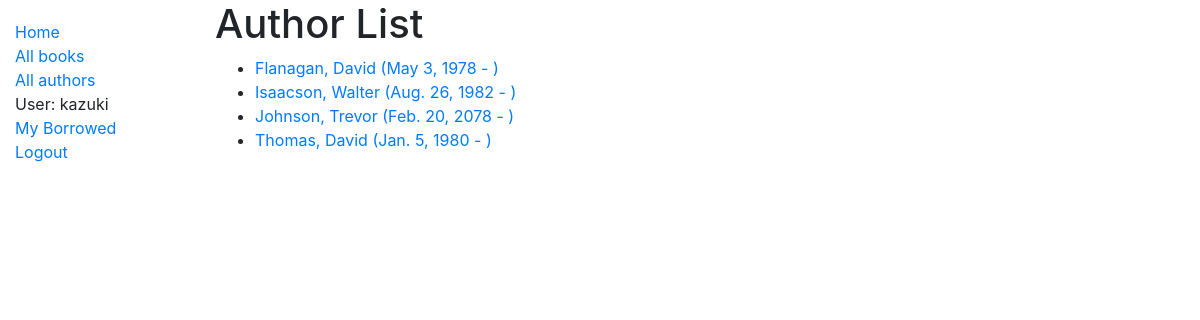
Screenshot of /catalog/authors/ (signed in) with the database file from the repository.
### catalog/models.py (models this page shows)
class Author(models.Model):
    first_name = models.CharField(max_length=100)
    last_name = models.CharField(max_length=100)
    date_of_birth = models.DateField(null=True, blank=True)
    date_of_death = models.DateField('died', null=True, blank=True)
    class Meta:
        ordering = ['last_name', 'first_name']
    def get_absolute_url(self):
        return reverse('author-detail', args=[str(self.id)])
    def __str__(self):
        return f'{self.last_name}, {self.first_name}'

### catalog/views.py (the view)
# urls.py: path('authors/', views.AuthorListView.as_view(), name='authors'),
class AuthorListView(generic.ListView):
    model = Author
    paginate_by = 10

### catalog/templates/catalog/author_list.html
{% extends "base_generic.html" %}
{% block content %}
  <h1>Author List</h1>
  {%  if author_list %}
    <ul>
      {% for author in author_list %}
        <li>
          <a href="{{ author.get_absolute_url }}">{{ author }} ({{ author.date_of_birth }} - {% if author.date_of_death %} {{ author.date_of_death }} {% endif %} )</a>
        </li>
      {% endfor%}
    </ul>
  {% else %}
    <p>There are no authors with books</p>
  {% endif %}
{% endblock %}

### catalog/templates/base_generic.html (shortened to what this page needs)
<!DOCTYPE html>
<html lang="en">
<head>
  <link rel="stylesheet" href="https://cdn.jsdelivr.net/npm/bootstrap@4.5.3/dist/css/bootstrap.min.css">
  {% load static %}
  <link rel="stylesheet" href="{% static 'css/styles.css' %}">
</head>
<body>
  <div class="container-fluid">
    <div class="row">
      <div class="col-sm-2">
      {% block sidebar %}
        <ul class="sidebar-nav">
          <li> <a href="{% url 'index' %}"> Home</a></li>
          <li><a href="{% url 'books' %}">All books</a></li>
          <li><a href="{% url 'authors' %}">All authors</a></li>
        {% if user.is_authenticated %}
          <li>User: {{ user.get_username }}</li>
          <li><a href="{% url 'my-borrowed' %}">My Borrowed</a></li>
          <li><a href="{% url 'logout' %}?next={{ request.path }}">Logout</a></li>
        {% else %}
          <li><a href="{% url 'login' %}?next={{ request.path }}">Login</a></li>
        </ul>
        {% endif %}
      {% endblock %}
      </div>
      <div class="col-sm-10">
        {% block content %}{% endblock %}
      </div>
    </div>
  </div>
</body>

### catalog/static/css/styles.css (style rules this page uses)
.sidebar-nav { margin-top: 20px; padding: 0; list-style: none; }

### rows the page displays
Author: last_name+first_name "Flanagan, David", date_of_birth "May 3, 1978"
Author: last_name+first_name "Isaacson, Walter", date_of_birth "Aug. 26, 1982"
Author: last_name+first_name "Johnson, Trevor", date_of_birth "Feb. 20, 2078"
Author: last_name+first_name "Thomas, David", date_of_birth "Jan. 5, 1980"

### other values shown
{{ user.get_username }} "kazuki"
